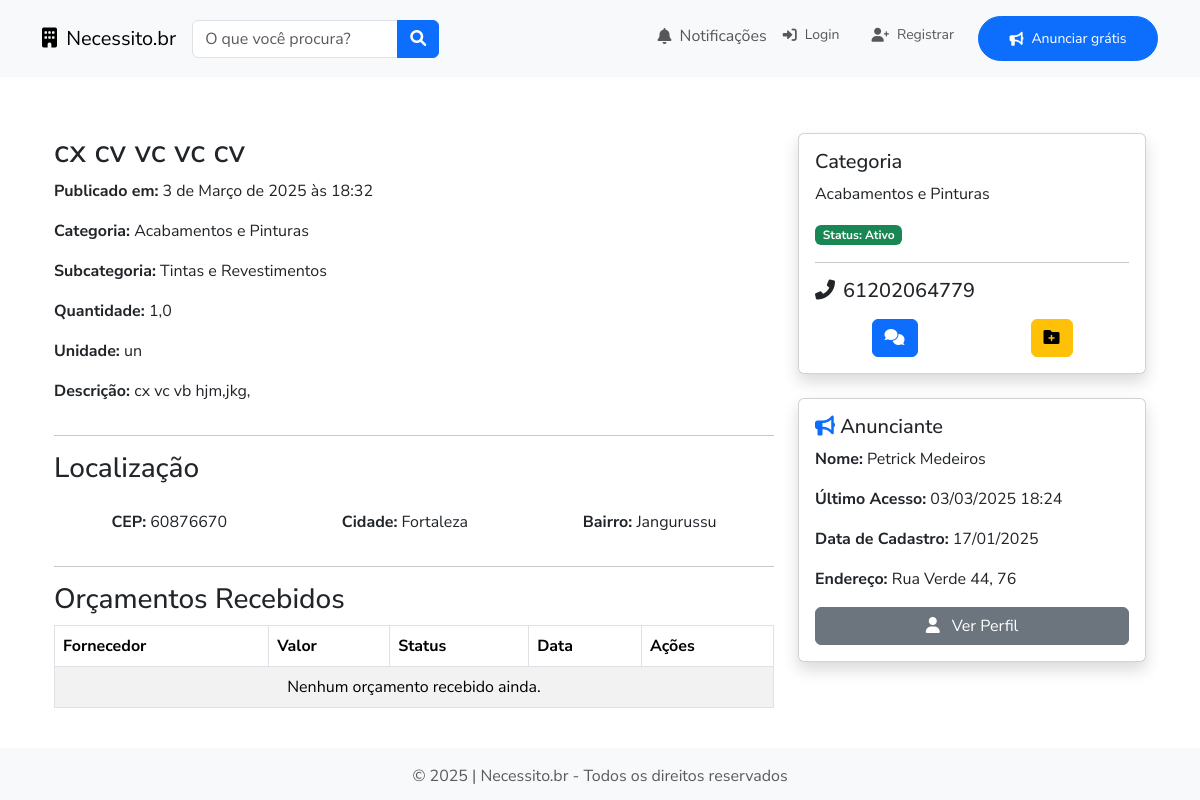
/necessidades/16/, run on the app's committed database.
### ads/models.py (models this page shows, shortened)
class Necessidade(models.Model):
    cliente = models.ForeignKey(User, on_delete=models.CASCADE, related_name="necessidades")
    categoria = models.ForeignKey(Categoria, on_delete=models.CASCADE, related_name="necessidades")
    subcategoria = models.ForeignKey(SubCategoria, on_delete=models.CASCADE, related_name="necessidades")
    titulo = models.CharField(max_length=255)
    descricao = models.TextField()
    quantidade = models.FloatField()
    medir_no_local = models.BooleanField(default=False)
    unidade = models.CharField(max_length=50, choices=[
        ('un', 'Unidade'),
        ('cx', 'Caixa'),
        ('pc', 'Peça'),
        ('kg', 'Kilograma'),
        ('m', 'Metro'),
        ('m2', 'Metro Quadrado'),
        ('m3', 'Metro Cúbico'),
        ('cm', 'Centímetro'),
        ('mm', 'Milímetro'),
        ('l', 'Litro'),
        ('g', 'Grama'),
        ('h', 'Hora'),
        ('d', 'Dia'),
        ('mês', 'Mês'),
        ('ano', 'Ano'),
        ('m²', 'Metro Quadrado'),
        ('m³', 'Metro Cúbico'),
        ('cm²', 'Centímetro Quadrado'),
        ('cm³', 'Centímetro Cúbico'),
        ('mm²', 'Milímetro Quadrado'),
        ('mm³', 'Milímetro Cúbico'),
        ('l', 'Litro'),
        ('ml', 'Mililitro'),
        ('g', 'Grama'),
        ('mg', 'Miligrama'),
        ('km', 'Quilograma'),
        ('h', 'Hora'),
        ('d', 'Dia'),
        ('mês', 'Mês'),
        ('ano', 'Ano'),
    ], default='Unidade'
    )
    marca = models.CharField(max_length=100, blank=True)
    tipo = models.CharField(max_length=100, blank=True)
    bitola = models.IntegerField(blank=True, default=0.0, help_text="Ex.: Milímetros")
    compr = models.IntegerField(blank=True, default=0.0, help_text="Ex.: Metros")
    peso = models.IntegerField(blank=True, default=0.0, help_text="Ex.: Kilogramas")
    altura = models.FloatField(blank=True, default=0.0, help_text="Ex.: Metros")
    status = models.CharField(max_length=20, choices=[
        ('ativo', 'Ativo'), # Anúncio ativo e disponível para orçamentos
        ('em_andamento', 'Em andamento'), # Anúncio com orçamento em andamento disparado após o aceite pelo anunciate.
        ('em_atendimento', 'Em atendimento'), # Anúncio com orçamento aceito pelo anunciante e pelo fornecedor.
        ('finalizado', 'Finalizado'), # Após a entrega do serviço ou produto, o anúncio é finalizado manualmente pelo anunciante.
        ('cancelado', 'Cancelado'), # Anúncio cancelado pelo anunciante.
    ], default='ativo')
    ip_usuario = models.GenericIPAddressField(blank=True, null=True, help_text="Endereço IP do usuário que cadastrou o anúncio")
    duracao = models.CharField(max_length=20, blank=True, null=True, help_text="Duração do serviço ou entrega (ex.: 7 dias, 3 horas)")
    data_criacao = models.DateTimeField(auto_now_add=True)
    modificado_em = models.DateTimeField(blank=True, null=True, auto_now=True)

### categories/models.py (models this page shows, shortened)
class Categoria(models.Model):
    nome = models.CharField(max_length=100)
    descricao = models.TextField(blank=True)
    imagem_local = models.ImageField(
        upload_to='categorias/',
        blank=True,
        null=True,
        help_text="Imagem carregada localmente",
        validators=[validar_imagem]
    )
    url_imagem_externa = models.URLField(
        blank=True,
        null=True,
        help_text="URL de uma imagem externa"
    )
    criado_em = models.DateTimeField(auto_now_add=True)
    modificado_em = models.DateTimeField(auto_now=True)
    class Meta:
        ordering = ['nome']
    def imagem(self):
        """
        Retorna a imagem local, se existir, caso contrário, a URL externa.
        """
        if self.imagem_local:
            return self.imagem_local.url
        elif self.url_imagem_externa:
            return self.url_imagem_externa
        return None

class SubCategoria(models.Model):
    categoria = models.ForeignKey(
        Categoria,
        on_delete=models.CASCADE,
        related_name='subcategorias'
    )
    nome = models.CharField(max_length=100)
    descricao = models.TextField(blank=True)
    criado_em = models.DateTimeField(auto_now_add=True)
    modificado_em = models.DateTimeField(auto_now=True)

### users/models.py (models this page shows, shortened)
class User(AbstractUser):
    username = None  # Remove o campo username
    is_client = models.BooleanField(default=False)
    is_supplier = models.BooleanField(default=False)
    first_name = models.CharField(max_length=100)
    last_name = models.CharField(max_length=100)
    email = models.EmailField(unique=True, max_length=255)
    telefone = models.CharField(max_length=15, blank=True)
    data_nascimento = models.DateField(null=True, blank=True)
    endereco = models.TextField(blank=True)
    bairro = models.CharField(max_length=100, blank=True)
    cep = models.CharField(max_length=15, blank=True)
    cidade = models.CharField(max_length=100, blank=True)
    estado = models.CharField(max_length=2, blank=True)
    cpf = models.CharField(max_length=14, unique=True, null=True, blank=True)
    cnpj = models.CharField(max_length=18, unique=True, null=True, blank=True)
    preferred_categories = models.ManyToManyField(
        Categoria,
        blank=True,
        related_name='users_preferred'
    )
    comprovante_endereco = models.FileField(upload_to='comprovantes/', blank=True, null=True)
    foto = models.ImageField(upload_to='fotos_usuarios/', blank=True, null=True)
    date_joined = models.DateTimeField('date joined', auto_now_add=True)
    USERNAME_FIELD = 'email'  # Define email como identificador principal
    EMAIL_FIELD = 'email'
    REQUIRED_FIELDS = ['first_name', 'last_name']
    objects = UserManager()
    def get_full_name(self):
        return f'{self.first_name} {self.last_name}'

### ads/views.py (the view)
# urls.py: path('necessidades/<int:pk>/', NecessidadeDetailView.as_view(), name='necessidade_detail'),
class NecessidadeDetailView(DetailView):
    model = Necessidade
    template_name = 'necessidade_detail.html'
    context_object_name = 'necessidade'
    success_url = reverse_lazy('home')
    def get_context_data(self, **kwargs):
        context = super().get_context_data(**kwargs)
        necessidade = self.get_object()
        from budgets.models import Orcamento
        orcamento_aceito = Orcamento.objects.filter(
            anuncio=necessidade, status='aceito').first()
        context['fornecedor'] = orcamento_aceito.fornecedor if orcamento_aceito else None
        context['avaliacao_form'] = AvaliacaoForm(
            user=self.request.user, anuncio=necessidade)
        return context

### ads/templates/necessidade_detail.html (shortened to what this page needs)
{% extends 'base.html' %}
{% load custom_filters %}
{% block content %}
<div class="container">
    <div class="row">
        <div class="col-md-8 mb-2">
            <h2>{{ necessidade.titulo }}</h2>
            <p><strong>Publicado em:</strong> {{ necessidade.data_criacao }}</p>
            <p><strong>Categoria:</strong> {{ necessidade.categoria.nome }}</p>
            <p><strong>Subcategoria:</strong> {{ necessidade.subcategoria.nome }}</p>
            <p><strong>Quantidade:</strong> {{ necessidade.quantidade }} </p>
            <p><strong>Unidade:</strong> {{ necessidade.unidade }}</p>
            <p><strong>Descrição:</strong> {{ necessidade.descricao }}</p>
            <hr>
            <h3 class="mb-4">Localização</h3>
            <div class="d-flex justify-content-around">
                <p><strong>CEP:</strong> {{ necessidade.cliente.cep }}</p>
                <p><strong>Cidade:</strong> {{ necessidade.cliente.cidade }}</p>
                <p><strong>Bairro:</strong> {{ necessidade.cliente.bairro }}</p>
            </div>
            <hr>
            <h3>Orçamentos Recebidos</h3>
            <div class="table-responsive">
                <table class="table table-striped table-hover table-bordered">
                    <thead>
                        <tr>
                            <th>Fornecedor</th>
                            <th>Valor</th>
                            <th>Status</th>
                            <th>Data</th>
                            <th>Ações</th>
                        </tr>
                    </thead>
                    <tbody>
                        {% for orcamento in necessidade.orcamentos.all %}
                        <tr>
                            <td>{{ orcamento.fornecedor.get_full_name }}</td>
                            <td>{{ orcamento.valor|moeda_brasileira }}</td>
                            <td>
                                <span class="badge
                                {% if orcamento.status == 'pendente' %} text-bg-secondary
                                {% elif orcamento.status == 'aguardando_aceite_fornecedor' %} text-bg-warning
                                {% elif orcamento.status == 'aceito' %} text-bg-success
                                {% elif orcamento.status == 'rejeitado' %} text-bg-danger
                                {% endif %}">
                                Status: {{ orcamento.get_status_display }}
                            </td>
                            <td>{{ orcamento.data_criacao|date:"d/m/Y" }}</td>
                            <td>
                                <div class="d-flex flex-wrap gap-2">
                                    {% if orcamento.arquivo_anexo %}
                                    {% if user == necessidade.cliente or user == orcamento.fornecedor %}
                                    <a href="{{ orcamento.arquivo_anexo.url }}" target="_blank" class="btn btn-primary"
                                        data-bs-toggle="tooltip" data-bs-placement="top" title="Baixar Anexo">
                                        <i class="fas fa-file-download"></i>
                                    </a>
                                    {% else %}
                                    <span class="badge bg-secondary" data-bs-toggle="tooltip" data-bs-placement="top"
                                        title="Você não tem permissão para baixar este anexo">
                                        <i class="fas fa-lock"></i> Restrito
                                    </span>
                                    {% endif %}
                                    {% else %}
                                    <span class="badge bg-danger">Sem anexo</span>
                                    {% endif %}
                                    {% if user == necessidade.cliente %}
                                    {% if orcamento.status == "pendente" %}
                                    <button class="btn btn-success btn-aceitar"
                                        data-url="{% url 'aceitar_orcamento' orcamento.id %}" data-bs-toggle="modal"
                                        data-bs-target="#confirmarAceiteModal" title="Aceitar Orçamento">
                                        <i class="fas fa-thumbs-up"></i>
                                    </button>
                                    {% else %}
                                    <span data-bs-toggle="tooltip" data-bs-placement="top"
                                        title="Orçamento já processado. Não pode ser aceito.">
                                        <button class="btn btn-success" disabled>
                                            <i class="fas fa-thumbs-up"></i>
                                        </button>
                                    </span>
                                    {% endif %}
                                    {% endif %}
                                    {% if user == necessidade.cliente and necessidade.status == "em_andamento" %}
                                    {% if orcamento.status == "pendente" %}
                                    <button class="btn btn-danger btn-rejeitar"
                                        data-url="{% url 'rejeitar_orcamento' orcamento.id %}" data-bs-toggle="modal"
                                        data-bs-target="#confirmarRejeicaoModal" title="Rejeitar Orçamento">
                                        <i class="fas fa-thumbs-down"></i>
                                    </button>
                                    {% else %}
                                    <span data-bs-toggle="tooltip" data-bs-placement="top"
                                        title="Este orçamento já foi processado e não pode ser rejeitado.">
                                        <button class="btn btn-danger" disabled>
                                            <i class="fas fa-thumbs-down"></i>
                                        </button>
                                    </span>
                                    {% endif %}
                                    {% endif %}
                                </div>
                            </td>
                        </tr>
                        {% empty %}
                        <tr>
                            <td colspan="5" class="text-center">Nenhum orçamento recebido ainda.</td>
                        </tr>
                        {% endfor %}
                    </tbody>
                </table>
            </div>
        </div>
        <div class="col-md-4">
            <div class="card mb-4 shadow">
                <div class="card-body">
                    <h5 class="card-title">Categoria</h5>
                    <p class="card-text">{{ necessidade.categoria.nome }}</p>
                    <span class="badge text-bg-success">Status: {{ necessidade.get_status_display|capfirst}}</span>
                    <hr>
                    <h5 class="card-title"><i class="fas fa-phone-alt me-2"></i>{{ necessidade.cliente.telefone }}</h5>
                    <div class="d-flex justify-content-around mt-3">
                        <a href="#" class="btn btn-primary" data-bs-toggle="tooltip" data-bs-placement="top"
                            title="Iniciar Chat com o Anunciante">
                            <i class="fas fa-comments"></i>
                        </a>
                        <span data-bs-toggle="tooltip" data-bs-placement="top" title="{% if user == necessidade.cliente or necessidade.status not in 'ativo em_andamento' %}
                                     Você não pode submeter orçamento neste anúncio.
                                     {% else %}
                                     Enviar orçamento para este anúncio
                                     {% endif %}">
                            <a href="{% if user != necessidade.cliente and necessidade.status in 'ativo em_andamento' %}
                                     {% url 'submeter_orcamento' necessidade.pk %}
                                     {% else %}#{% endif %}"
                                class="btn btn-warning
                                      {% if user == necessidade.cliente or necessidade.status not in 'ativo em_andamento' %}disabled{% endif %}">
                                <i class="fas fa-folder-plus"></i>
                            </a>
                        </span>
                    </div>
                </div>
            </div>
            <div class="card shadow">
                <div class="card-body">
                    <h5 class="card-title"> <i class="fas fa-bullhorn text-primary"></i> Anunciante</h5>
                    <p><strong>Nome:</strong> {{ necessidade.cliente.get_full_name|capfirst }}</p>
                    <p><strong>Último Acesso:</strong> {{ necessidade.cliente.last_login|date:"d/m/Y H:i" }}</p>
                    <p><strong>Data de Cadastro:</strong> {{ necessidade.cliente.date_joined|date:"d/m/Y" }}</p>
                    <p><strong>Endereço:</strong> {{ necessidade.cliente.endereco }}</p>
                    <a href="{% url 'user_profile' necessidade.cliente.pk %}" class="btn btn-secondary w-100">
                        <i class="fas fa-user me-2"></i> Ver Perfil
                    </a>
                </div>
            </div>
        </div>
    </div>
</div>
{% endblock %}

### data on the page
Necessidade: titulo "cx cv vc vc cv", data_criacao "3 de Março de 2025 às 18:32", categoria.nome "Acabamentos e Pinturas", subcategoria.nome "Tintas e Revestimentos", quantidade "1,0", unidade "un", descricao "cx vc vb hjm,jkg,", cliente.cep "60876670", cliente.cidade "Fortaleza", cliente.bairro "Jangurussu", status "Ativo", cliente.telefone "61202064779", cliente.get_full_name "Petrick Medeiros", cliente.last_login "03/03/2025 18:24", cliente.date_joined "17/01/2025", cliente.endereco "Rua Verde 44, 76"
